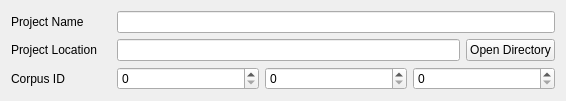
<?xml version="1.0" encoding="UTF-8"?>
<ui version="4.0">
 <class>Form</class>
 <widget class="QWidget" name="Form">
  <property name="geometry">
   <rect>
    <x>0</x>
    <y>0</y>
    <width>566</width>
    <height>99</height>
   </rect>
  </property>
  <property name="windowTitle">
   <string>Form</string>
  </property>
  <layout class="QVBoxLayout" name="verticalLayout">
   <item>
    <layout class="QHBoxLayout" name="horizontalLayout">
     <item>
      <widget class="QLabel" name="label">
       <property name="minimumSize">
        <size>
         <width>100</width>
         <height>0</height>
        </size>
       </property>
       <property name="maximumSize">
        <size>
         <width>100</width>
         <height>16777215</height>
        </size>
       </property>
       <property name="text">
        <string>Project Name</string>
       </property>
      </widget>
     </item>
     <item>
      <widget class="QLineEdit" name="lineEdit_Name"/>
     </item>
    </layout>
   </item>
   <item>
    <layout class="QHBoxLayout" name="horizontalLayout_2">
     <item>
      <widget class="QLabel" name="label_2">
       <property name="minimumSize">
        <size>
         <width>100</width>
         <height>0</height>
        </size>
       </property>
       <property name="maximumSize">
        <size>
         <width>100</width>
         <height>16777215</height>
        </size>
       </property>
       <property name="text">
        <string>Project Location</string>
       </property>
      </widget>
     </item>
     <item>
      <widget class="QLineEdit" name="lbl_Location">
       <property name="readOnly">
        <bool>true</bool>
       </property>
      </widget>
     </item>
     <item>
      <widget class="QPushButton" name="btn_OpenDirectory">
       <property name="text">
        <string>Open Directory</string>
       </property>
      </widget>
     </item>
    </layout>
   </item>
   <item>
    <layout class="QHBoxLayout" name="horizontalLayout_3">
     <item>
      <widget class="QLabel" name="label_4">
       <property name="minimumSize">
        <size>
         <width>100</width>
         <height>0</height>
        </size>
       </property>
       <property name="maximumSize">
        <size>
         <width>100</width>
         <height>16777215</height>
        </size>
       </property>
       <property name="text">
        <string>Corpus ID</string>
       </property>
      </widget>
     </item>
     <item>
      <widget class="QSpinBox" name="spinBox_ItemID">
       <property name="maximum">
        <number>99999</number>
       </property>
      </widget>
     </item>
     <item>
      <widget class="QSpinBox" name="spinBox_ManifestationID">
       <property name="maximum">
        <number>99999</number>
       </property>
      </widget>
     </item>
     <item>
      <widget class="QSpinBox" name="spinBox_CopyID">
       <property name="maximum">
        <number>99999</number>
       </property>
      </widget>
     </item>
    </layout>
   </item>
  </layout>
 </widget>
 <resources/>
 <connections/>
</ui>
